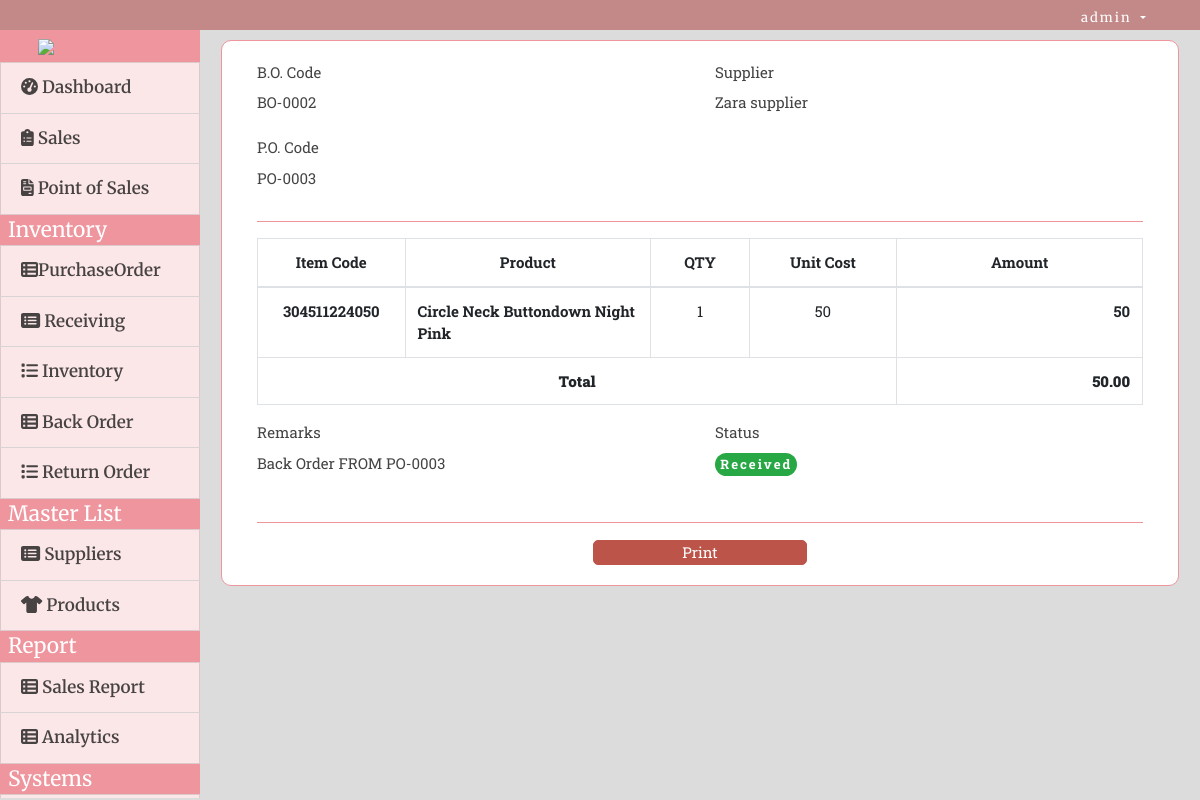
Screenshot of /index.php?page=view_bo&id=11 (signed in) with the database file from the repository.
### tables this page shows
CREATE TABLE `suppliers` (
  `id` int(30) NOT NULL,
  `name` varchar(200) NOT NULL,
  `address` text NOT NULL,
  `contact` varchar(50) NOT NULL,
  `contact_person` text DEFAULT NULL,
  `date_created` datetime NOT NULL DEFAULT current_timestamp()
);

CREATE TABLE `bo_items` (
  `bo_id` int(30) NOT NULL,
  `item_id` int(30) NOT NULL,
  `qty` int(30) NOT NULL,
  `price` double NOT NULL DEFAULT 0
);

CREATE TABLE `items` (
  `id` int(30) NOT NULL,
  `supplier_id` int(30) DEFAULT NULL,
  `item_code` varchar(100) NOT NULL,
  `name` varchar(200) NOT NULL,
  `description` text NOT NULL,
  `size` varchar(10) NOT NULL,
  `price` float NOT NULL,
  `alert_min` int(10) NOT NULL DEFAULT 20,
  `alert_max` int(10) NOT NULL DEFAULT 100,
  `date_created` datetime NOT NULL DEFAULT current_timestamp()
);

### view_bo.php (the view, shortened to what this page needs)
<?php include "db_connect.php" ?>
<?php
if(isset($_GET['id'])){
    $stock = $conn->query("SELECT b.*,i.item_code,i.name FROM bo_items b inner join items i on b.item_id = i.id  where b.bo_id = '{$id}' ");
}
?>
<div class="col-lg-12">
	<div class="card">
		<div class="card-body">
			<div class="col-md-12">
				<form id="outprint">
					<div class="row">
						<div class="form-group col-sm-6">
							<label class="control-label">B.O. Code</label>
							<div><?php echo $bo_code ?></div> <br>
                            <label class="control-label">P.O. Code</label>
							<div><?php echo $po_code ?></div>
						</div>
						<div class="form-group col-sm-6">
							<label class="control-label">Supplier</label>
                            <?php
								$supplier = $conn->query("SELECT * FROM suppliers where id = '{$supplier_id}'")->fetch_array()['name'];
                            ?>
							<div><?php echo $supplier ?></div>
						</div>
					</div>
						<hr>
						<table class="table table-bordered" id="prod-list">
							<thead>
								<tr>
									<th class="text-center" width="15%">Item Code</th>
									<th class="text-center" width="25%">Product</th>
									<th class="text-center" width="10%">QTY</th>
									<th class="text-center" width="15%">Unit Cost</th>
									<th class="text-center" width="25%">Amount</th>
								</tr>
							</thead>
							<tbody>
								<?php
                                $total = 0;
									if(isset($stock)):
									while($row=$stock->fetch_assoc()):
                                        $total += $row['qty'] * $row['price'];
								?>
								<tr data-id="<?php echo $row['item_id'] ?>">
									<td class="text-center">
										<b class="item_code"><?php echo $row['item_code'] ?></b>
									</td>
									<td class="">
										<b class="pname"><?php echo ucwords($row['name']) ?></b>
									</td>
									<td class="text-center">
                                        <?php echo $row['qty'] ?>
									</td>
									<td class="text-center">
                                        <?php echo number_format($row['price']) ?>
									</td>
									<td class="text-right">
										<b class="amount text-right"><?php echo number_format($row['price'] * $row['qty']) ?></b>
									</td>
								</tr>
								<?php endwhile; ?>
								<?php endif; ?>
							</tbody>
							<tfoot>
								<tr>
									<th class="text-center" colspan="4"><b>Total</b></th>
									<th class="text-right">
										<b class="tamount" id="total_amount"><?php echo number_format($total,2) ?></b>
									</th>
								</tr>
							</tfoot>
						</table>
                        <div class="row">
                        <div class="form-group col-sm-6">
                            <label for="" class="control-label">Remarks</label>
							<p><?php echo isset($remarks) ? $remarks : '' ?></p>
						</div>
                        <div class="form-group col-sm-6">
                            <label for="" class="control-label">Status</label>
                            <br>
                            <?php if($status == 1): ?>
                                <span class="badge badge-success rounded-pill">Received</span>
                            <?php else: ?>
                                <span class="badge badge-primary rounded-pill px-4">Pending</span>
                            <?php endif; ?>
						</div>
                        </div>
					<hr>
				</form>
                <div class="col-md-12 text-center">
						<button class="btn btn-sm btn-success col-sm-3" style="width:300px; border-radius:5px; background-color:#bc5449; border-color:#bc5449; color:white; height:25px; font-size:15px;" type="button" id="print">Print</button>
					</div>
			</div>
		</div>
	</div>
</div>

### assets/css/style.css (style rules this page uses)
body { font-family: "Open Sans", sans-serif; color: #444444; width: 100%; height: calc(100%); font-size: 12px; }
.btn-sm { padding: .0001rem .2rem; }

### index.php (style rules this page uses)
body { background: #80808045; }

### view_bo.php (style rules this page uses)
hr { border-color:#ee959e; }
.card { border-color:#ee959e; font-family: 'Raleway', sans-serif; font-family: 'Roboto Slab', serif; border-radius:10px; font-size:15px; }
.badge { font-size:13px; padding-top:5px; padding-bottom:5px; letter-spacing:2px; }

### rows the page displays
suppliers: name "Zara supplier"
bo_items: item.item_code "304511224050", item.name "Circle Neck Buttondown Night Pink", qty "1", price "50", $row['price']*$row['qty'] "50"

### other values shown
$_SESSION['login_name'] "admin"
$bo_code "BO-0002"
$po_code "PO-0003"
$total "50.00"
$remarks "Back Order FROM PO-0003"
